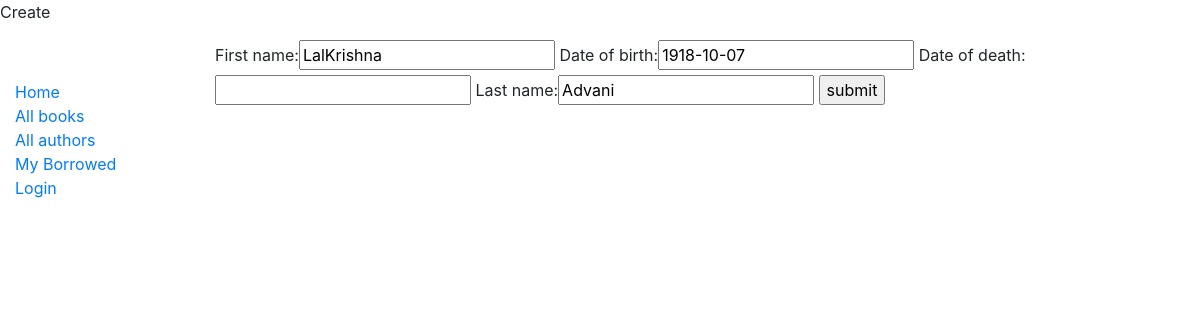
Page /catalog/author/2/update/ on the earlier database version.
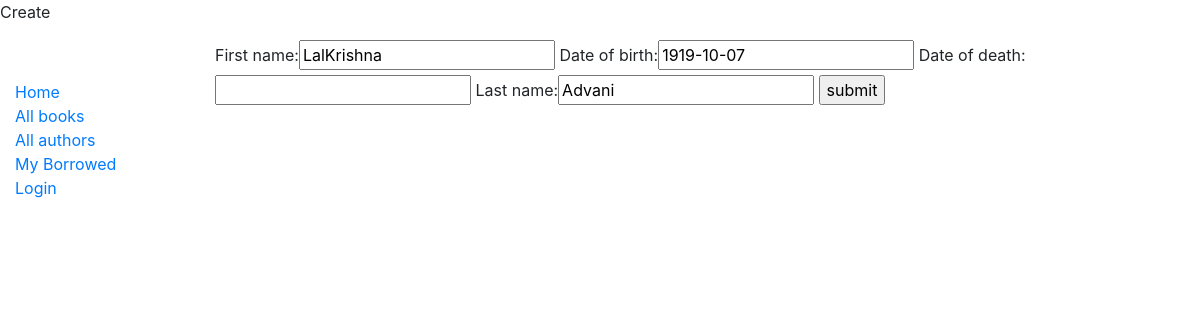
Same page on the later database version.
### catalog/models.py (models this page shows, shortened)
class Author(models.Model):
	first_name=models.CharField(max_length=20)
	date_of_birth=models.DateField(null=False,blank=False)
	date_of_death=models.DateField(null=True,blank=True)
	last_name=models.CharField(max_length=20)
	class Meta:
		ordering=['last_name','first_name']

### catalog/views.py (the view)
# urls.py: path('author/<int:pk>/update/', views.AuthorUpdate.as_view(), name='author_update'),
class AuthorUpdate(UpdateView):
	model=Author
	fields="__all__"
	temolate_name_suffix="catalog/author_update_form.html"
	success_url=reverse_lazy('authors')

### catalog/templates/catalog/author_form.html (shortened to what this page needs)
<p>Create </p>
{% extends "catalog/base_generic.html" %}
{% block content %}
<form action="" method="POST">
	{{form.as_table}}
	<input type="Submit" value="submit">
</form>
{% endblock %}

Differences in the rows shown:
changed Author "LalKrishna": date_of_birth "1918-10-07" → "1919-10-07"
